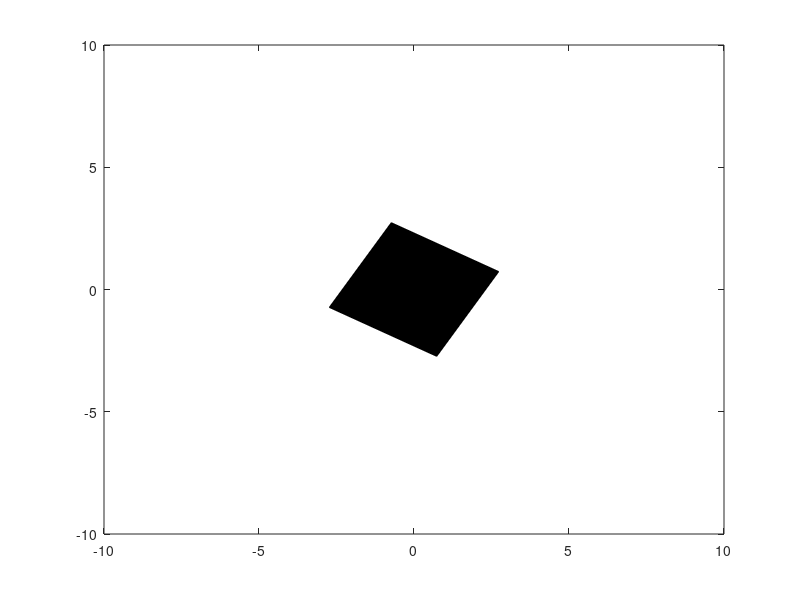

Here is the MATLAB script that generated this plot:
%used to pos your answer
X = [-2 -2 2 2];
Y = [-2 2 2 -2];

hSquare = fill(X,Y,'k');

thetad = 1;

R = [cosd(thetad) -sind(thetad); sind(thetad) cosd(thetad)];
C = repmat([0 0], 4, 1)';

axis([-10 10 -10 10])
%return
for k=1:60
    V = get(hSquare,'Vertices')'; % get the current set of vertices
    V = R*(V - C) + C; % do the rotation relative to the centre of the square
    set(hSquare,'Vertices',V'); % update the vertices
    pause(0.01);
end

